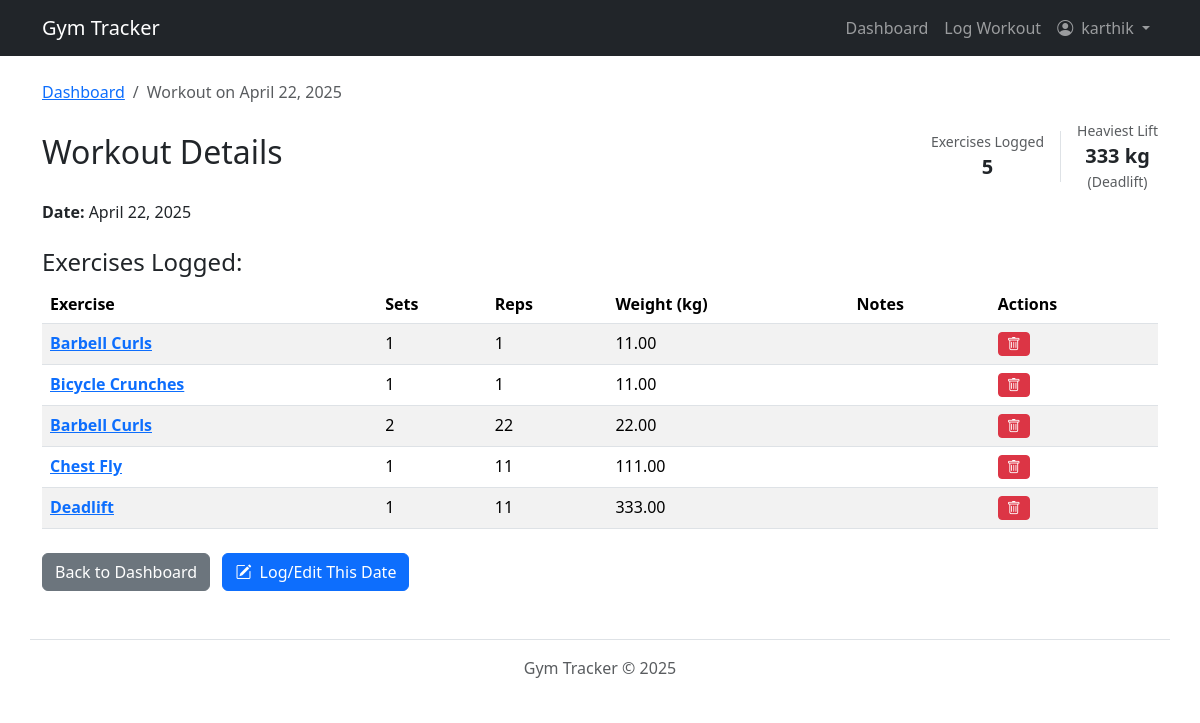
The app's page /workouts/session/24/ (signed in) with its own data.
### workouts/models.py (models this page shows, shortened)
class WorkoutSession(models.Model):
    user = models.ForeignKey(User, on_delete=models.CASCADE)
    date = models.DateField(default=timezone.now)
    created_at = models.DateTimeField(auto_now_add=True)
    notes = models.TextField(blank=True, null=True)
    class Meta:
        unique_together = ('user', 'date')
        ordering = ['-date']

class Exercise(models.Model):
    name = models.CharField(max_length=100, unique=True)
    description = models.TextField(blank=True, null=True)

class WorkoutLog(models.Model):
    session = models.ForeignKey(WorkoutSession, related_name='logs', on_delete=models.CASCADE)
    exercise = models.ForeignKey(Exercise, on_delete=models.PROTECT)  # Protect exercise from deletion if used
    sets = models.PositiveIntegerField(blank=True, null=True)
    reps = models.PositiveIntegerField(blank=True, null=True)
    weight = models.DecimalField(max_digits=6, decimal_places=2, blank=True, null=True)
    duration = models.DurationField(blank=True, null=True)  # e.g., for cardio
    notes = models.TextField(blank=True, null=True)

### workouts/views.py (the view)
# urls.py: path('session/<int:session_id>/', views.workout_detail_view, name='workout_detail'),
@login_required
def workout_detail_view(request, session_id):
    workout_session = get_object_or_404(WorkoutSession, pk=session_id, user=request.user)
    session_logs = workout_session.logs.all().order_by('id')
    log_count = session_logs.count()
    heaviest_lift_weight = None
    heaviest_lift_exercise_name = None
    if log_count > 0: # Optimization: Only query max weight if logs exist
        max_weight_aggregate = session_logs.filter(weight__isnull=False).aggregate(max_w=Max('weight'))
        if max_weight_aggregate and max_weight_aggregate['max_w'] is not None:
            heaviest_lift_weight = max_weight_aggregate['max_w']
            first_log_with_max = session_logs.filter(weight=heaviest_lift_weight).select_related('exercise').first()
            if first_log_with_max:
                heaviest_lift_exercise_name = first_log_with_max.exercise.name
    context = {
        'session': workout_session,
        'logs': session_logs,
        'log_count': log_count, # Pass count
        'heaviest_lift_weight': heaviest_lift_weight, # Pass max weight
        'heaviest_lift_exercise_name': heaviest_lift_exercise_name, # Pass exercise name
    }
    return render(request, 'workouts/workout_detail.html', context)

### workouts/templates/workouts/workout_detail.html (shortened to what this page needs)
{% extends 'workouts/base.html' %}
{% block content %}
<div class="container mt-4">
    <nav aria-label="breadcrumb">
        <ol class="breadcrumb">
            <li class="breadcrumb-item"><a href="{% url 'workouts:dashboard' %}">Dashboard</a></li>
            <li class="breadcrumb-item active" aria-current="page">Workout on {{ session.date|date:"F d, Y" }}</li>
        </ol>
    </nav>
    <div class="d-flex flex-wrap justify-content-between align-items-center mb-2">
        <h2 class="me-3">Workout Details</h2>
        <div class="d-flex align-items-center">
            {% if log_count > 0 %}
            <div class="text-center border-end pe-3 me-3">
                 <span class="text-muted d-block small">Exercises Logged</span>
                 <strong class="fs-5">{{ log_count }}</strong>
            </div>
            {% endif %}
            {% if heaviest_lift_weight is not None %}
            <div class="text-center">
                 <span class="text-muted d-block small">Heaviest Lift</span>
                 <strong class="fs-5">{{ heaviest_lift_weight|floatformat:0 }} kg</strong>
                 {% if heaviest_lift_exercise_name %}
                 <small class="d-block text-muted">({{ heaviest_lift_exercise_name }})</small>
                 {% endif %}
            </div>
            {% endif %}
        </div>
    </div>
    <p><strong>Date:</strong> {{ session.date|date:"F d, Y" }}</p>
    <h4 class="mt-4">Exercises Logged:</h4>
    {% if logs %}
    <table class="table table-striped table-hover">
        <thead>
        <tr>
            <th scope="col">Exercise</th>
            <th scope="col">Sets</th>
            <th scope="col">Reps</th>
            <th scope="col">Weight (kg)</th>
            <th scope="col">Notes</th>
            <th scope="col">Actions</th>
        </tr>
        </thead>
        <tbody>
        {% for log in logs %}
        <tr>
            <td><strong><a href="{% url 'workouts:exercise_stats' exercise_id=log.exercise.id %}"
                           title="View progress chart for {{ log.exercise.name }}">
                {{ log.exercise.name }}
            </a></strong></td>
            <td>{{ log.sets|default:"N/A" }}</td>
            <td>{{ log.reps|default:"N/A" }}</td>
            <td>{{ log.weight|default:"N/A" }}</td>
            <td>{{ log.notes|default:""|linebreaksbr }}</td>
            <td>
                <form action="{% url 'workouts:delete_workout_log' log_id=log.id %}"
                      method="POST"
                      class="d-inline"
                      onsubmit="return confirm('Are you sure you want to delete this entry?');">
                    <button type="submit" class="btn btn-danger btn-sm" title="Delete this entry">
                        <i class="bi bi-trash"></i>
                    </button>
                </form>
            </td>
        </tr>
        {% endfor %}
        </tbody>
    </table>
    {% else %}
    <p>No specific exercises were logged for this session.</p>
    {% endif %}
    <div class="mt-4">
        <a href="{% url 'workouts:dashboard' %}" class="btn btn-secondary">Back to Dashboard</a>
        <a href="{% url 'workouts:log_workout_date' date_str=session.date|date:'Y-m-d' %}" class="btn btn-primary ms-2">
            <i class="bi bi-pencil-square me-1"></i>
            Log/Edit This Date
        </a>
    </div>
</div>
{% endblock %}

### workouts/templates/workouts/base.html (shortened to what this page needs)
{% load static %}
<html lang="en">
<head>
    <link href="https://cdn.jsdelivr.net/npm/bootstrap@5.3.2/dist/css/bootstrap.min.css" rel="stylesheet"
>
    <link rel="stylesheet" href="https://cdn.jsdelivr.net/npm/bootstrap-icons@1.11.3/font/bootstrap-icons.min.css">
</head>
<body>
<nav class="navbar navbar-expand-lg navbar-dark bg-dark mb-4">
    <div class="container">
        <a class="navbar-brand" href="{% url 'home' %}">Gym Tracker</a>
        <div class="collapse navbar-collapse" id="navbarNav">
            <ul class="navbar-nav ms-auto mb-2 mb-lg-0">
                {% if user.is_authenticated %}
                <li class="nav-item">
                    <a class="nav-link {% if request.resolver_match.view_name == 'workouts:dashboard' %}active{% endif %}"
                       href="{% url 'workouts:dashboard' %}">Dashboard</a>
                </li>
                <li class="nav-item">
                    <a class="nav-link {% if request.resolver_match.view_name == 'workouts:log_workout_date' or request.resolver_match.view_name == 'workouts:log_workout_today' %}active{% endif %}"
                       href="{% url 'workouts:log_workout_today' %}">Log Workout</a>
                </li>
                <li class="nav-item dropdown">
                    <a class="nav-link dropdown-toggle" href="#" id="navbarUserDropdown" role="button"
                       data-bs-toggle="dropdown" aria-expanded="false">
                        <i class="bi bi-person-circle me-1"></i>
                        {{ user.username }}
                    </a>
                </li>
                {% endif %}
            </ul>
        </div>
    </div>
</nav>
<main role="main">
    {% block content %}{% endblock %}
</main>
<footer class="container mt-5 py-3 border-top text-center text-muted">
    Gym Tracker © {% now "Y" %}
</footer>
</body>
</html>

### records on screen
WorkoutSession: date "April 22, 2025"
Exercise: name "Deadlift"
WorkoutLog: exercise.name "Barbell Curls", sets "1", reps "1", weight "11.00"
WorkoutLog: exercise.name "Bicycle Crunches", sets "1", reps "1", weight "11.00"
WorkoutLog: exercise.name "Barbell Curls", sets "2", reps "22", weight "22.00"
WorkoutLog: exercise.name "Chest Fly", sets "1", reps "11", weight "111.00"
WorkoutLog: exercise.name "Deadlift", sets "1", reps "11", weight "333.00"

### other values on screen
{{ user.username }} "karthik"
{{ log_count }} "5"
{{ heaviest_lift_weight|floatformat:0 }} "333"
